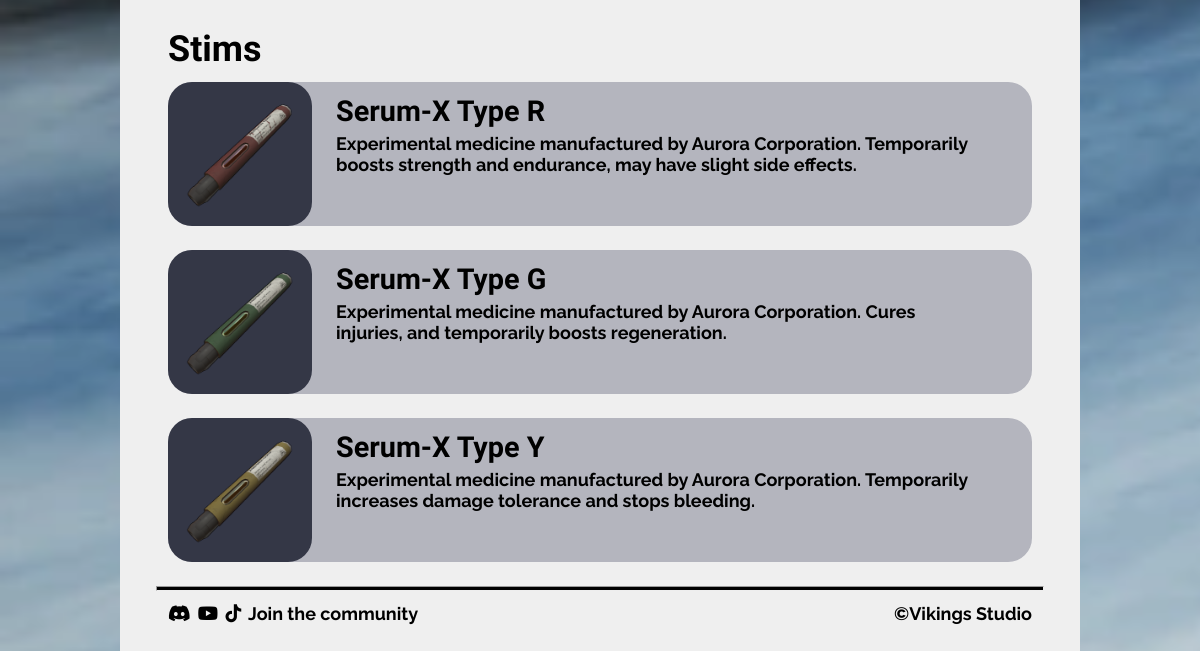
The page /consumables (lower part) on the database as committed earlier.
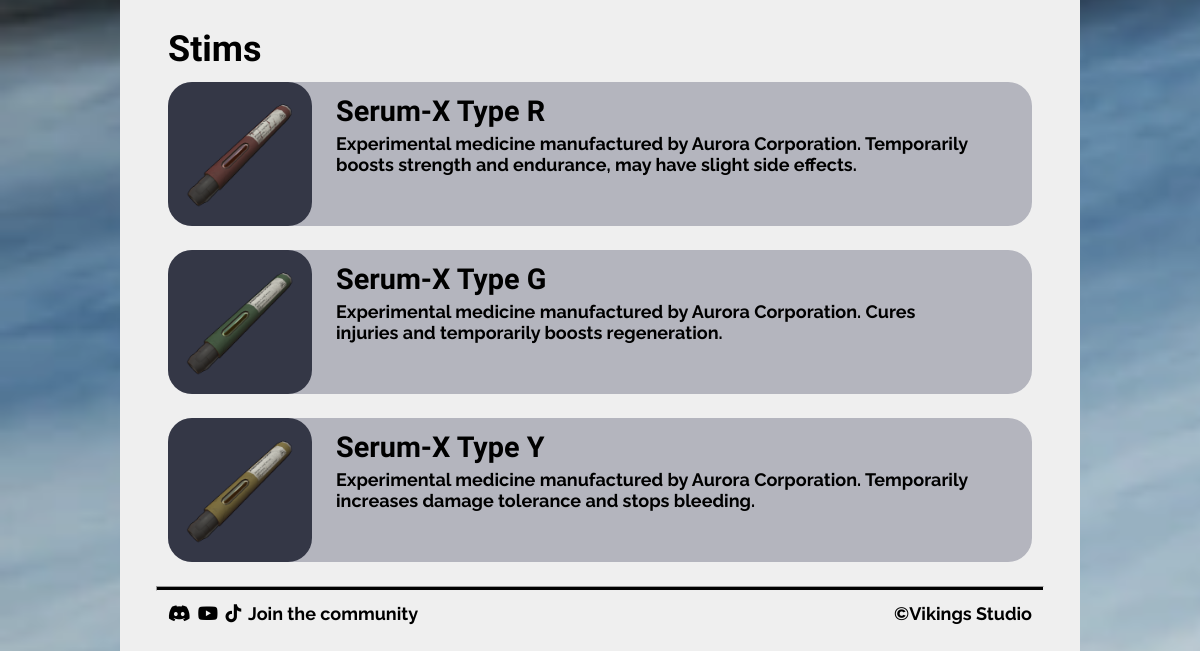
The same page on the database as committed later.
### tables this page shows
CREATE TABLE consumables (id INTEGER PRIMARY KEY, name TEXT, type TEXT, calories INTEGER, hydration INTEGER, healing INTEGER, radiation INTEGER, bleeding INTEGER, durability INTEGER, stack INTEGER, description TEXT, image TEXT, "sell value" INTEGER, "buy value" INTEGER);

### Flask/routes.py (the view)
@app.route("/consumables")
def all_consumables():
    conn = sqlite3.connect('delta.db')
    cur = conn.cursor()
    search_query = request.args.get('search', '')
    if search_query:
       cur.execute("SELECT * FROM consumables WHERE name LIKE ? AND type = ? ORDER BY id", ('%' + search_query + '%', 'Food'))
    else:
        cur.execute("SELECT * FROM consumables WHERE type = ? ORDER BY id", ("Food",))
    foods = cur.fetchall()
    cur = conn.cursor()
    if search_query:
       cur.execute("SELECT * FROM consumables WHERE name LIKE ? AND type = ? ORDER BY id", ('%' + search_query + '%', 'Drink'))
    else:
        cur.execute("SELECT * FROM consumables WHERE type = ? ORDER BY id", ("Drink",))
    drinks = cur.fetchall()
    cur = conn.cursor()
    if search_query:
       cur.execute("SELECT * FROM consumables WHERE name LIKE ? AND type = ? ORDER BY id", ('%' + search_query + '%', 'Medical'))
    else:
        cur.execute("SELECT * FROM consumables WHERE type = ? ORDER BY id", ("Medical",))
    medicals = cur.fetchall()
    cur = conn.cursor()
    if search_query:
       cur.execute("SELECT * FROM consumables WHERE name LIKE ? AND type = ? ORDER BY id", ('%' + search_query + '%', 'Stim'))
    else:
        cur.execute("SELECT * FROM consumables WHERE type = ? ORDER BY id", ("Stim",))
    stims = cur.fetchall()
    conn.close()
    return render_template('consumables.html', foods=foods, drinks=drinks, medicals=medicals, stims=stims, title="Consumables", search=search_query, easter_egg_queries=easter_egg_queries)

### Flask/templates/consumables.html (shortened to what this page needs)
{% extends "partials/layout.html" %}
{% block content %}
{% set is_easter_egg = search and search|lower in easter_egg_queries %}
{% if foods or drinks or medicals or stims %}
{% if stims %}
<h2>Stims</h2>
{% for stim in stims %}
<div class="row">
    <a href="{{ url_for('consumable', id=stim[0]) }}">
        <img src="/static/images/items/consumables/{{stim[11]}}" class="icon">
    </a>
    <div>
        <h3>{{stim[1]}}</h3>
        <h5>{{stim[10]}}</h5>
    </div>
</div>
{% endfor %}
{% endif %}
{% endif %}
{% endblock %}

### Flask/templates/partials/layout.html (shortened to what this page needs)
<!DOCTYPE html>
<html lang="en">
<head>
    <link rel="stylesheet" href="\static\css\style.css">
    <link rel="stylesheet" href="https://cdnjs.cloudflare.com/ajax/libs/font-awesome/6.4.0/css/all.min.css">
</head>
<body>
    <div class="page">
        <main>{% block content %}{% endblock %}</main>
        <hr>
        <h4>
            <a href="https://discord.gg/projectdelta"><i class="fa-brands fa-discord"></i></a>
            <a href="https://www.youtube.com/@soltergames"><i class="fa-brands fa-youtube"></i></a>
            <a href="https://www.tiktok.com/@vikings_studio?lang=en"><i class="fa-brands fa-tiktok"></i></a>
            Join the community
            <span class="copyright">&copy;Vikings Studio</span>
        </h4>
    </body>
</html>

### Flask/static/css/style.css (style rules this page uses)
body { background-image: url("../images/background.png"); background-repeat: no-repeat; background-size: cover; background-attachment: fixed; margin: 0; font-family: "Raleway"; }
.page { background-color: #efefef; display: grid; grid-template-rows: auto 1fr auto; min-height: 90vh; min-width: 80vw; margin: 2vh 10vw 2vh 10vw; padding-bottom: 2vw; }
.copyright { display: inline; float: right; }
hr { margin: auto 3vw 1vw 3vw; height: 0.2vw; background-color: black; }
.icon { display: block; width: 9vw; height: 9vw; padding: 1.5vw; background-color: #343746; border-radius: 2vw; transition-duration: 0.3s; }
a { color: black; text-decoration: none; display: inline-block; transition-duration: 0.3s; }
h2 { color: black; font-size: 3vw; margin: 2.5vw 0 1vw 4vw; font-family: 'Bungee'; }
h3 { color: black; font-size: 2.4vw; margin-top: 1vw; margin-left: 2vw; font-family: 'Bungee'; }
h4 { color: black; font-size: 1.5vw; margin: 0 4vw 1vw 4vw; }
h4 i { margin-right: 0.25vw; transition-duration: 0.3s; }
h5 { color: black; font-size: 1.5vw; margin: -2vw 5vw 0 2vw; }
.row { display: flex; margin: 0vw 4vw 2vw 4vw; flex: 1 1 auto; background-color: #b4b5be; border-radius: 2vw; }

Rows that differ between the two databases and show on the page:
changed consumables "Serum-X Type G": description "Experimental medicine manufactured by Aurora Corporation. Cures injuries, and temporarily boosts regeneration." → "Experimental medicine manufactured by Aurora Corporation. Cures injuries and temporarily boosts regeneration."
